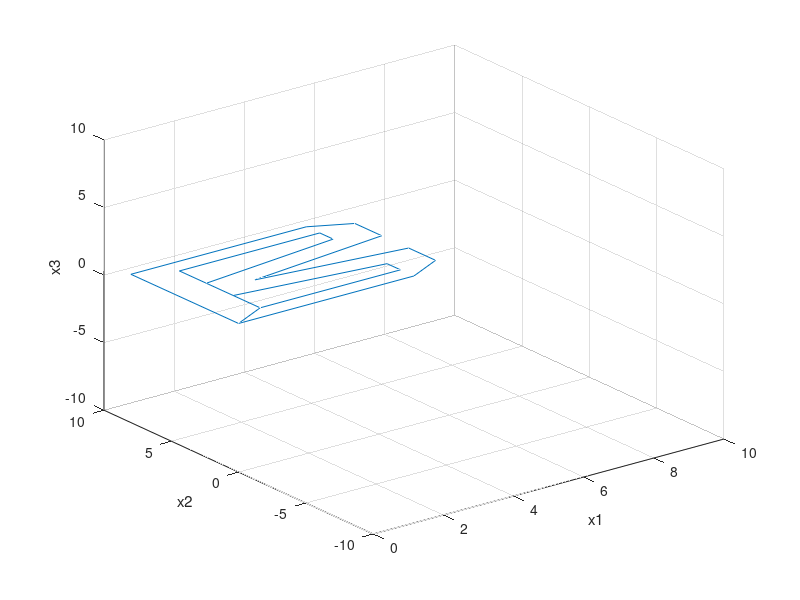

Reproduce this figure in MATLAB.
x=[0 5 6 6 2 6 6 5 0 0 1 5 5 1 1 1 5 5 1 1;
   0 0 1 3 4 5 7 8 8 0 1 1 2 3 1 5 6 7 7 5;
   1 1 1 1 1 1 1 1 1 1 1 1 1 1 1 1 1 1 1 1];

% pitch animation
figure(1);
for th=0:0.01:2*pi
    Apitch=[1 0 0; 0 cos(th) -sin(th); 0 sin(th) cos(th)];
    y=Apitch*x;
    clf;
    line(y(1,:), y(2,:), y(3,:));
    axis([0 10 -10 10 -10 10]);
    grid on;
    view(3);
    xlabel('x1');
    ylabel('x2');
    zlabel('x3');
    pause(0.00001);
end

% theta=pi/6;
% % yaw
% figure(1);
% Ayaw=[cos(theta) -sin(theta) 0; sin(theta) cos(theta) 0; 0 0 1];
% y=Ayaw*x;
% plot3(y(1,:), y(2,:), y(3,:));
% grid on;
% hold on;
% plot3(x(1,:), x(2,:), x(3,:));
% xlabel('x1');
% ylabel('x2');
% zlabel('x3');
% 
% % roll
% figure(2);
% Aroll=[cos(theta) 0 sin(theta); 0 1 0; -sin(theta) 0 cos(theta)];
% y=Aroll*x;
% plot3(y(1,:), y(2,:), y(3,:));
% grid on;
% hold on;
% plot3(x(1,:), x(2,:), x(3,:));
% xlabel('x1');
% ylabel('x2');
% zlabel('x3');
% 
% % pitch
% figure(3);
% Apitch=[1 0 0; 0 cos(theta) -sin(theta); 0 sin(theta) cos(theta);];
% y=Apitch*x;
% plot3(y(1,:), y(2,:), y(3,:));
% grid on;
% hold on;
% plot3(x(1,:), x(2,:), x(3,:));
% xlabel('x1');
% ylabel('x2');
% zlabel('x3');
% 
% % yaw -> pitch
% figure(4);
% y=Apitch*Ayaw*x;
% plot3(y(1,:), y(2,:), y(3,:));
% grid on;
% hold on;
% plot3(x(1,:), x(2,:), x(3,:));
% xlabel('x1');
% ylabel('x2');
% zlabel('x3');
% 
% % pitch -> yaw
% figure(5);
% y=Ayaw*Apitch*x;
% plot3(y(1,:), y(2,:), y(3,:));
% grid on;
% hold on;
% plot3(x(1,:), x(2,:), x(3,:));
% xlabel('x1');
% ylabel('x2');
% zlabel('x3');
% 
% % yaw -> roll
% figure(6)
% y=Aroll*Ayaw*x;
% plot3(y(1,:), y(2,:), y(3,:));
% grid on;
% hold on;
% plot3(x(1,:), x(2,:), x(3,:));
% xlabel('x1');
% ylabel('x2');
% zlabel('x3');
